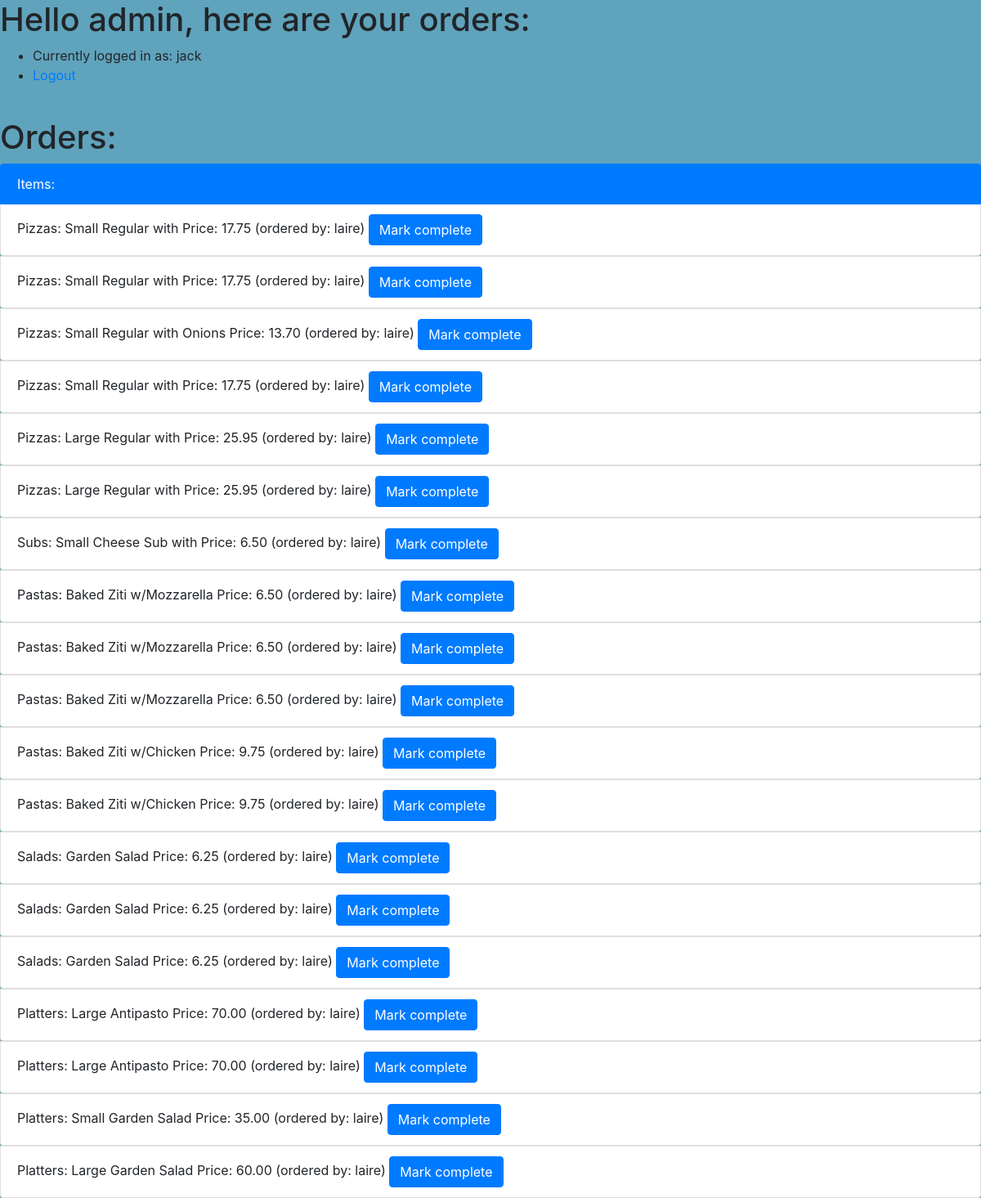
The app's page / (signed in) with its own data.
### orders/models.py (models this page shows, shortened)
class PizzaOrder(models.Model):
    foodsize = models.ForeignKey(
        FoodSize, on_delete=models.CASCADE, related_name='pizza')
    toppings = models.ManyToManyField(
        PizzaTopping, blank=True, related_name='pizza')
    food_type = models.ForeignKey(
        PizzaType,  on_delete=models.CASCADE, related_name='pizza')
    user = models.CharField(max_length=65)
    status = models.CharField(max_length=20, choices=[
        ('Draft', 'Draft'),
        ('Ordered', 'Ordered'),
        ('Complete', 'Complete')
        ])
    reg_pizza_type = models.CharField(max_length=65)
    @property
    def get_price(self):
        topping_count = self.toppings.count()
        if topping_count > 3:
            raise ValidationError("You can't select more than three toppings")
        if topping_count == 0:
            if self.foodsize.size == 'Small':
                price = Price.objects.get(
                    menu_item=f'{self.food_type} Pizza {self.reg_pizza_type}', food_type='Pizza').small
            elif self.foodsize.size == 'Large':
                price = Price.objects.get(
                    menu_item=f'{self.food_type} Pizza {self.reg_pizza_type}', food_type='Pizza').large
        elif self.foodsize.size == 'Small':
            price = Price.objects.get(
                menu_item=f'{self.food_type} Pizza {topping_count} Topping', food_type='Pizza').small
        elif self.foodsize.size == 'Large':
            price = Price.objects.get(
                menu_item=f'{self.food_type} Pizza {topping_count} Topping', food_type='Pizza').large
        else:
            price = 'none'
        return price
    def __str__(self):
        toppings = ", ".join(str(seg) for seg in self.toppings.all())
        return f'{self.foodsize} {self.food_type} with {toppings} Price: {self.get_price}'

class FoodSize(models.Model):
    size = models.CharField(max_length=65)
    def __str__(self):
        return f'{self.size}'

class PizzaType(models.Model):
    name = models.CharField(max_length=64)
    def __str__(self):
        return f'{self.name}'

class Price(models.Model):
    menu_item = models.CharField(max_length=65)
    food_type = models.CharField(max_length=65, choices=[
        ('Pizza', 'Pizza'),
        ('Pasta', 'Pasta'),
        ('Salad', 'Salad'),
        ('Platter', 'Platter'),
        ('Sub', 'Sub'),
        ('Topping', 'Topping')
    ])
    small = models.DecimalField(max_digits=10, decimal_places=2)
    large = models.DecimalField(max_digits=10, decimal_places=2)

class PizzaTopping(models.Model):
    name = models.CharField(max_length=64)
    def __str__(self):
        return f'{self.name}'

class SubOrder(models.Model):
    foodsize = models.ForeignKey(
        FoodSize, on_delete=models.CASCADE, related_name='sub')
    toppings = models.ManyToManyField(
        SubTopping, blank=True, related_name='sub')
    food_type = models.ForeignKey(
        SubType, on_delete=models.CASCADE, related_name='sub')
    user = models.CharField(max_length=65)
    status = models.CharField(max_length=20, choices=[
        ('Draft', 'Draft'),
        ('Ordered', 'Ordered'),
        ('Complete', 'Complete')
        ])
    @property
    def get_price(self):
        toppings = [top.name for top in self.toppings.all()]
        topping_price = sum([Price.objects.get(
            menu_item=topping, food_type='Topping').small for topping in toppings])
        if self.foodsize.size == 'Small':
            base_price = Price.objects.get(
                menu_item=self.food_type, food_type='Sub').small
        elif self.foodsize.size == 'Large':
            base_price = Price.objects.get(
                menu_item=self.food_type, food_type='Sub').large
        else:
            return 'none'
        print(base_price)
        if toppings:
            return base_price + topping_price
        else:
            return base_price
    def __str__(self):
        toppings = ", ".join(str(seg) for seg in self.toppings.all())
        return f'{self.foodsize} {self.food_type} Sub with {toppings} Price: {self.get_price}' # TODO: make 'with' dynamic

class SubType(models.Model):
    name = models.CharField(max_length=64)
    def __str__(self):
        return f'{self.name}'

class PastaOrder(models.Model):
    food_type = models.ForeignKey(
        PastaType, on_delete=models.CASCADE, related_name='pasta')
    user = models.CharField(max_length=65)
    status = models.CharField(max_length=20, choices=[
        ('Draft', 'Draft'),
        ('Ordered', 'Ordered'),
        ('Complete', 'Complete')
        ])
    @property
    def get_price(self):
        price = Price.objects.get(
            menu_item=self.food_type, food_type='Pasta').small
        return price
    def __str__(self):
        return f'{self.food_type} Price: {self.get_price}'

class PastaType(models.Model):
    name = models.CharField(max_length=64)
    def __str__(self):
        return f'{self.name}'

class SaladOrder(models.Model):
    food_type = models.ForeignKey(
        SaladType, on_delete=models.CASCADE, related_name='salad')
    user = models.CharField(max_length=65)
    status = models.CharField(max_length=20, choices=[
        ('Draft', 'Draft'),
        ('Ordered', 'Ordered'),
        ('Complete', 'Complete')
        ])
    @property
    def get_price(self):
        price = Price.objects.get(
            menu_item=self.food_type, food_type='Salad').small
        return price
    def __str__(self):
        return f'{self.food_type} Price: {self.get_price}'

class SaladType(models.Model):
    name = models.CharField(max_length=64)
    def __str__(self):
        return f'{self.name}'

class PlatterOrder(models.Model):
    food_type = models.ForeignKey(
        PlatterType, on_delete=models.CASCADE, related_name='sub')
    foodsize = models.ForeignKey(
        FoodSize, on_delete=models.CASCADE, related_name='platter')
    user = models.CharField(max_length=65)
    status = models.CharField(max_length=20, choices=[
        ('Draft', 'Draft'),
        ('Ordered', 'Ordered'),
        ('Complete', 'Complete')
        ])
    @property
    def get_price(self):
        print(self.foodsize.size)
        if self.foodsize.size == 'Small':
            price = Price.objects.get(
                menu_item=self.food_type, food_type='Platter').small
        elif self.foodsize.size == 'Large':
            price = Price.objects.get(
                menu_item=self.food_type, food_type='Platter').large
        else:
            price = 'none'
        return price
    def __str__(self):
        return f'{self.foodsize} {self.food_type} Price: {self.get_price}'

class PlatterType(models.Model):
    name = models.CharField(max_length=64)
    def __str__(self):
        return f'{self.name}'

### orders/views.py (the view)
# urls.py: path("", views.index, name="index"),
def index(request):
    if not request.user.is_authenticated:
        return render(request, "orders/fancy_login.html", {"message": None})
    if request.method == 'POST':
        order_data = request.POST
        order_to_basket(order_data, request)
    basket_data, basket_total = get_basket_data(request)
    checkout_data = get_checkout_data()
    context = {
        "user": request.user,
        "basket": basket_data,
        "basket_total": basket_total,
        "checkout": checkout_data,
        "menu": {
            'Pizzas': [i for i in Price.objects.all() if i.food_type == 'Pizza'],
            'Pastas': [i for i in Price.objects.all() if i.food_type == 'Pasta'],
            'Salads': [i for i in Price.objects.all() if i.food_type == 'Salad'],
            'Platters': [i for i in Price.objects.all() if i.food_type == 'Platter'],
            'Subs': [i for i in Price.objects.all() if i.food_type == 'Sub'],
        },
        "pizza_toppings": PizzaTopping.objects.all(),
        "sub_toppings": SubTopping.objects.all(),
    }
    if User.objects.get(username=request.user).is_staff:
        return render(request, "orders/admin.html", context)
    else:
        return render(request, "orders/user.html", context)

### orders/views.py (called while the page is built)
def get_checkout_data():
    checkout_data = {
        'Pizzas': [(i.id, i.user, i) for i in PizzaOrder.objects.filter(status='Ordered')],
        'Subs': [(i.id, i.user, i) for i in SubOrder.objects.filter(status='Ordered')],
        'Pastas': [(i.id, i.user, i) for i in PastaOrder.objects.filter(status='Ordered')],
        'Salads': [(i.id, i.user, i) for i in SaladOrder.objects.filter(status='Ordered')],
        'Platters': [(i.id, i.user, i) for i in PlatterOrder.objects.filter(status='Ordered')]
    }
    return checkout_data

def get_basket_data(request):
    basket_data = {
        'Pizzas': [(i.get_price, i) for i in PizzaOrder.objects.filter(user=request.user.username, status='Draft')],
        'Subs': [(i.get_price, i) for i in SubOrder.objects.filter(user=request.user.username, status='Draft')],
        'Pastas': [(i.get_price, i) for i in PastaOrder.objects.filter(user=request.user.username, status='Draft')],
        'Salads': [(i.get_price, i) for i in SaladOrder.objects.filter(user=request.user.username, status='Draft')],
        'Platters': [(i.get_price, i) for i in PlatterOrder.objects.filter(user=request.user.username, status='Draft')],
    }
    basket_amounts = [i for i in basket_data.values()][0]
    basket_total = sum([i[0] for i in basket_amounts])
    return basket_data, basket_total

### orders/templates/orders/admin.html (shortened to what this page needs)
{% extends 'orders/base.html' %}
{% load static %}
{% block content %}
<h1>Hello admin, {{ user.first_name }} here are your orders:</h1>
<ul>
  <li>Currently logged in as: {{ user.username }}</li>
  <li><a href="{% url 'logout' %}">Logout</a></li>
</ul>
<br>
<h1>Orders:</h1>
<ul class="list-group">
  <li class="list-group-item active">Items:</li>
  {% for key, items in checkout.items  %}
      {% for id, user, item in items %}
      <form method="post" action="{% url 'order_status' %}">
      <li class="list-group-item">{{key}}: {{item}} (ordered by: {{ user }})
        <button type="submit" name="admin_form" class="btn btn-primary">Mark complete</button>
        </li>
      </form>
    {% endfor %}
  {% endfor %}
</ul>
{% endblock %}

### orders/templates/orders/base.html (shortened to what this page needs)
<!doctype html>
<html lang="en">
  <head>
    {% load static %}
    <link rel="stylesheet" href="https://maxcdn.bootstrapcdn.com/bootstrap/4.0.0/css/bootstrap.min.css">
    <link rel="stylesheet" href="{% static "orders/style.css" %}">
  </head>
  <body>
    {% block content %}
    {% endblock  %}
  </body>
</html>

### orders/static/orders/style.css (style rules this page uses)
body, html { margin: 0; padding: 0; height: 100%; background: #60a3bc !important; }

### records on screen
PizzaOrder: key "Pizzas", id+foodsize+food_type "Small Regular with Price: 17.75", user "laire"
PizzaOrder: key "Pizzas", id+foodsize+food_type "Small Regular with Price: 17.75", user "laire"
PizzaOrder: key "Pizzas", id+foodsize+food_type "Small Regular with Onions Price: 13.70", user "laire"
PizzaOrder: key "Pizzas", id+foodsize+food_type "Small Regular with Price: 17.75", user "laire"
PizzaOrder: key "Pizzas", id+foodsize+food_type "Large Regular with Price: 25.95", user "laire"
PizzaOrder: key "Pizzas", id+foodsize+food_type "Large Regular with Price: 25.95", user "laire"
SubOrder: key "Subs", id+foodsize+food_type "Small Cheese Sub with Price: 6.50", user "laire"
PastaOrder: key "Pastas", food_type.small "Baked Ziti w/Mozzarella Price: 6.50", user "laire"
PastaOrder: key "Pastas", food_type.small "Baked Ziti w/Mozzarella Price: 6.50", user "laire"
PastaOrder: key "Pastas", food_type.small "Baked Ziti w/Mozzarella Price: 6.50", user "laire"
PastaOrder: key "Pastas", food_type.small "Baked Ziti w/Chicken Price: 9.75", user "laire"
PastaOrder: key "Pastas", food_type.small "Baked Ziti w/Chicken Price: 9.75", user "laire"
SaladOrder: key "Salads", food_type.small "Garden Salad Price: 6.25", user "laire"
SaladOrder: key "Salads", food_type.small "Garden Salad Price: 6.25", user "laire"
SaladOrder: key "Salads", food_type.small "Garden Salad Price: 6.25", user "laire"
PlatterOrder: key "Platters", foodsize+food_type "Large Antipasto Price: 70.00", user "laire"
PlatterOrder: key "Platters", foodsize+food_type "Large Antipasto Price: 70.00", user "laire"
PlatterOrder: key "Platters", foodsize+food_type "Small Garden Salad Price: 35.00", user "laire"
PlatterOrder: key "Platters", foodsize+food_type "Large Garden Salad Price: 60.00", user "laire"

### other values on screen
{{ user.username }} "jack"
